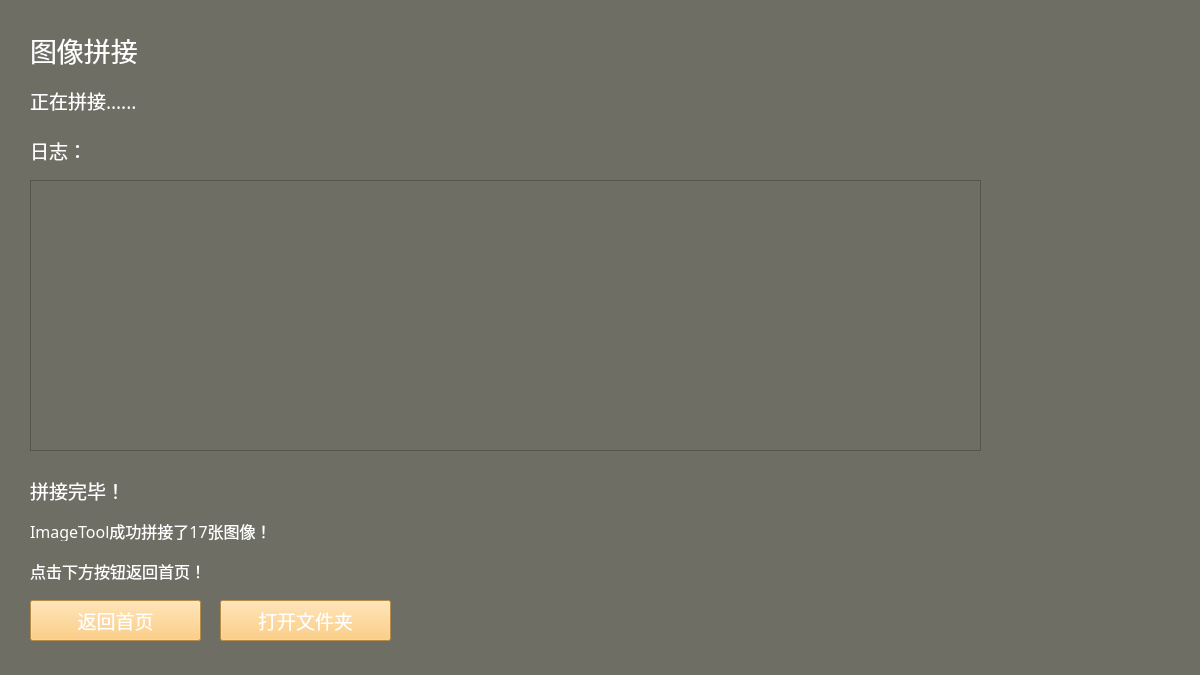
<?xml version="1.0" encoding="UTF-8"?>
<ui version="4.0">
 <class>ConnectProcess</class>
 <widget class="QFrame" name="ConnectProcess">
  <property name="geometry">
   <rect>
    <x>0</x>
    <y>0</y>
    <width>1200</width>
    <height>675</height>
   </rect>
  </property>
  <property name="windowTitle">
   <string>Frame</string>
  </property>
  <property name="styleSheet">
   <string notr="true">background-color: rgb(110, 110, 100);
color: rgb(255, 255, 255);</string>
  </property>
  <widget class="QLabel" name="labelTitle">
   <property name="geometry">
    <rect>
     <x>30</x>
     <y>30</y>
     <width>380</width>
     <height>40</height>
    </rect>
   </property>
   <property name="font">
    <font>
     <family>等线</family>
     <pointsize>20</pointsize>
    </font>
   </property>
   <property name="styleSheet">
    <string notr="true">color: rgb(255, 255, 255);</string>
   </property>
   <property name="text">
    <string>图像拼接</string>
   </property>
  </widget>
  <widget class="QLabel" name="labelProcessNum">
   <property name="geometry">
    <rect>
     <x>30</x>
     <y>80</y>
     <width>380</width>
     <height>40</height>
    </rect>
   </property>
   <property name="font">
    <font>
     <family>等线</family>
     <pointsize>14</pointsize>
    </font>
   </property>
   <property name="styleSheet">
    <string notr="true">color: rgb(255, 255, 255);</string>
   </property>
   <property name="text">
    <string>正在拼接......</string>
   </property>
  </widget>
  <widget class="QLabel" name="labelInfo">
   <property name="geometry">
    <rect>
     <x>30</x>
     <y>480</y>
     <width>380</width>
     <height>21</height>
    </rect>
   </property>
   <property name="font">
    <font>
     <family>等线</family>
     <pointsize>14</pointsize>
    </font>
   </property>
   <property name="styleSheet">
    <string notr="true">color: rgb(255, 255, 255);</string>
   </property>
   <property name="text">
    <string>请耐心等待 不要退出或关闭程序！</string>
   </property>
  </widget>
  <widget class="QLabel" name="labelProcessDone">
   <property name="geometry">
    <rect>
     <x>30</x>
     <y>470</y>
     <width>551</width>
     <height>40</height>
    </rect>
   </property>
   <property name="font">
    <font>
     <family>等线</family>
     <pointsize>14</pointsize>
    </font>
   </property>
   <property name="styleSheet">
    <string notr="true">color: rgb(255, 255, 255);</string>
   </property>
   <property name="text">
    <string>拼接完毕！</string>
   </property>
  </widget>
  <widget class="QLabel" name="labelSummary">
   <property name="geometry">
    <rect>
     <x>30</x>
     <y>520</y>
     <width>551</width>
     <height>21</height>
    </rect>
   </property>
   <property name="font">
    <font>
     <family>等线</family>
     <pointsize>12</pointsize>
    </font>
   </property>
   <property name="styleSheet">
    <string notr="true">color: rgb(255, 255, 255);</string>
   </property>
   <property name="text">
    <string>ImageTool成功拼接了17张图像！</string>
   </property>
  </widget>
  <widget class="QPushButton" name="pushButtonBack">
   <property name="geometry">
    <rect>
     <x>30</x>
     <y>600</y>
     <width>171</width>
     <height>41</height>
    </rect>
   </property>
   <property name="font">
    <font>
     <family>等线</family>
     <pointsize>14</pointsize>
    </font>
   </property>
   <property name="styleSheet">
    <string notr="true">background-color: rgb(253, 195, 99);</string>
   </property>
   <property name="text">
    <string>返回首页</string>
   </property>
  </widget>
  <widget class="QLabel" name="labelBackInfo">
   <property name="geometry">
    <rect>
     <x>30</x>
     <y>560</y>
     <width>551</width>
     <height>21</height>
    </rect>
   </property>
   <property name="font">
    <font>
     <family>等线</family>
     <pointsize>12</pointsize>
    </font>
   </property>
   <property name="styleSheet">
    <string notr="true">color: rgb(255, 255, 255);</string>
   </property>
   <property name="text">
    <string>点击下方按钮返回首页！</string>
   </property>
  </widget>
  <widget class="QLabel" name="labelIcon">
   <property name="geometry">
    <rect>
     <x>1080</x>
     <y>0</y>
     <width>120</width>
     <height>120</height>
    </rect>
   </property>
   <property name="styleSheet">
    <string notr="true">image: url(:/IconPNG/Icon/Connect-3780.PNG);</string>
   </property>
   <property name="text">
    <string/>
   </property>
  </widget>
  <widget class="QLabel" name="labelLogTitle">
   <property name="geometry">
    <rect>
     <x>30</x>
     <y>130</y>
     <width>380</width>
     <height>40</height>
    </rect>
   </property>
   <property name="font">
    <font>
     <family>等线</family>
     <pointsize>14</pointsize>
    </font>
   </property>
   <property name="styleSheet">
    <string notr="true">color: rgb(255, 255, 255);</string>
   </property>
   <property name="text">
    <string>日志：</string>
   </property>
  </widget>
  <widget class="QPlainTextEdit" name="plainTextEdit">
   <property name="geometry">
    <rect>
     <x>30</x>
     <y>180</y>
     <width>951</width>
     <height>271</height>
    </rect>
   </property>
   <property name="font">
    <font>
     <family>等线</family>
     <pointsize>12</pointsize>
    </font>
   </property>
   <property name="plainText">
    <string/>
   </property>
   <property name="textInteractionFlags">
    <set>Qt::TextSelectableByKeyboard|Qt::TextSelectableByMouse</set>
   </property>
  </widget>
  <widget class="QPushButton" name="pushButtonOpen">
   <property name="geometry">
    <rect>
     <x>220</x>
     <y>600</y>
     <width>171</width>
     <height>41</height>
    </rect>
   </property>
   <property name="font">
    <font>
     <family>等线</family>
     <pointsize>14</pointsize>
    </font>
   </property>
   <property name="styleSheet">
    <string notr="true">background-color: rgb(253, 195, 99);</string>
   </property>
   <property name="text">
    <string>打开文件夹</string>
   </property>
  </widget>
 </widget>
 <resources/>
 <connections/>
</ui>
